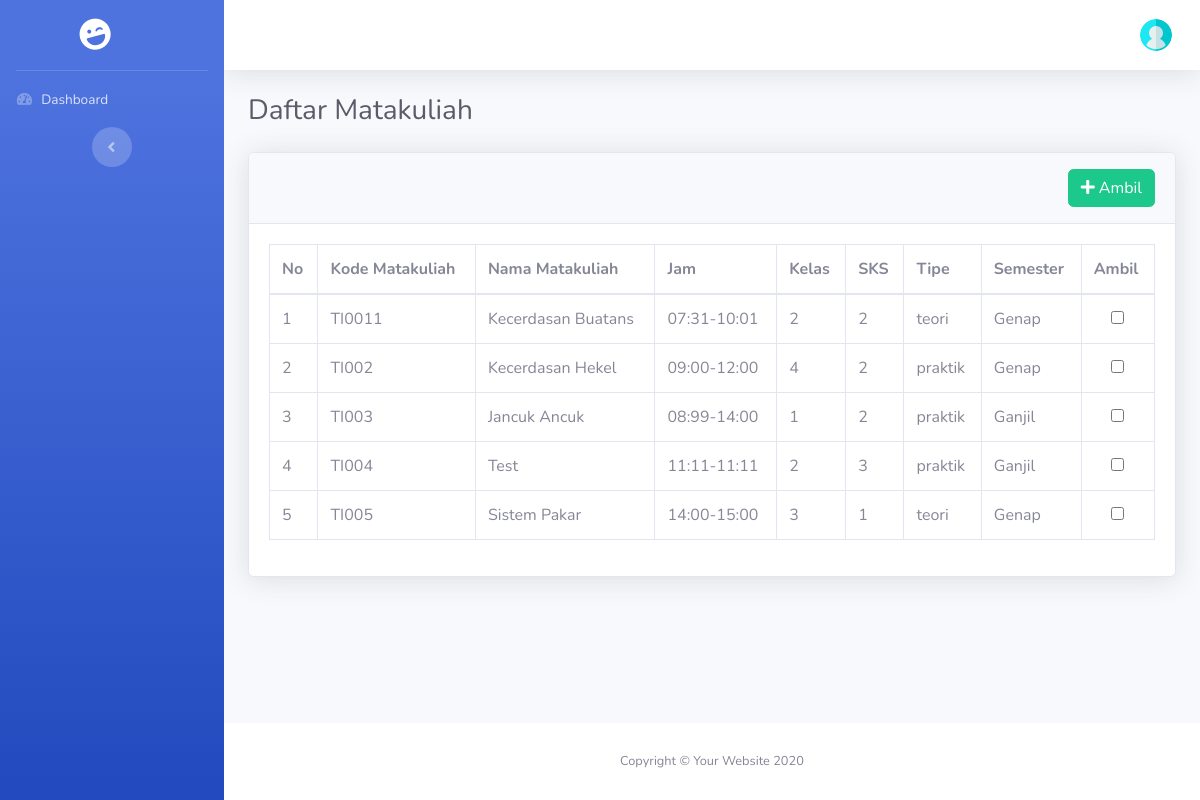
/index.php/mahasiswa/daftar_matakuliah, run on an earlier commit of the app's database.
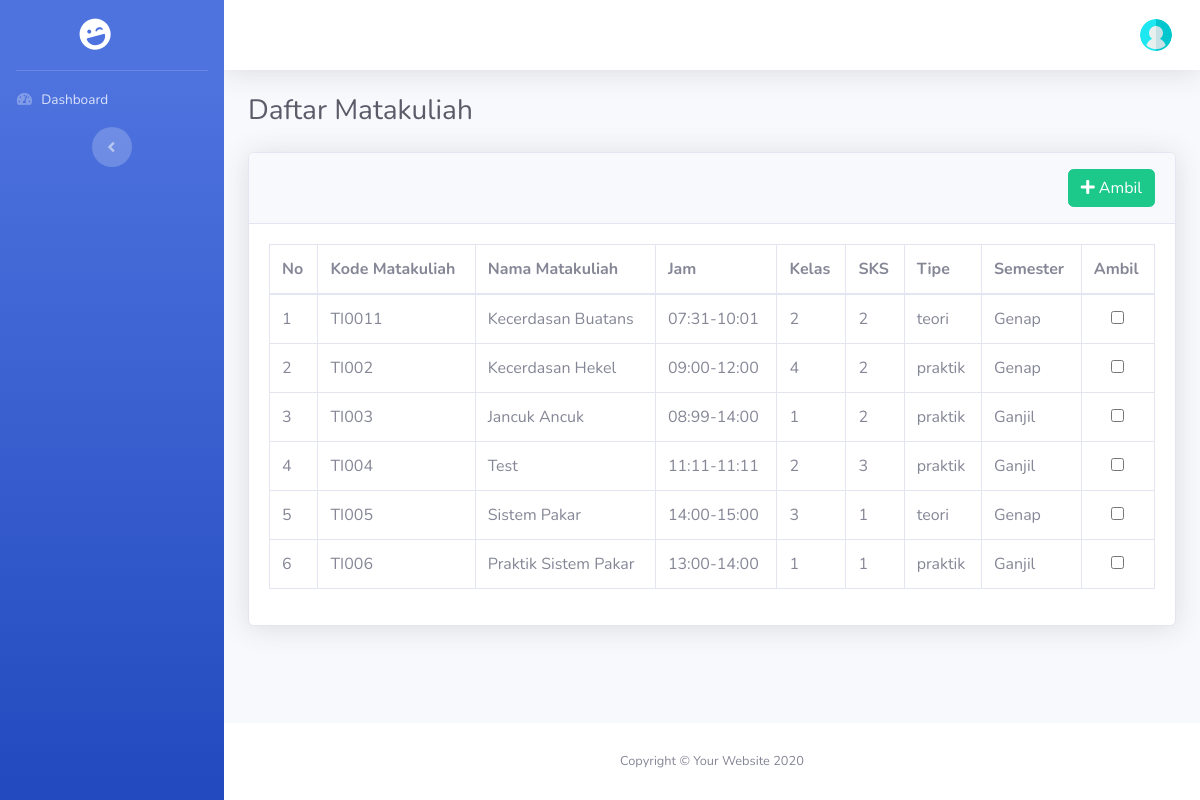
And on a later commit of the database.
### tables this page shows
CREATE TABLE `matakuliah` (
  `id` bigint NOT NULL AUTO_INCREMENT,
  `kode_matkul` varchar(255) NOT NULL,
  `nama` varchar(255) NOT NULL,
  `status` enum('aktif','tidak') NOT NULL,
  `jam_mulai` varchar(20) NOT NULL,
  `jam_selesai` varchar(20) NOT NULL,
  `kelas` int NOT NULL,
  `sks` int NOT NULL,
  `tipe` enum('teori','praktik','praktikum') NOT NULL,
  `semester` enum('ganjil','genap') NOT NULL,
  `id_dosen` bigint DEFAULT NULL,
  PRIMARY KEY (`id`)
);

### application/controllers/Mahasiswa.php (called while the page is built, shortened)
<?php
class Mahasiswa extends CI_Controller
{
    function __construct()
    {
        $this->load->Model('M_mahasiswa','mod');
    }
    public function daftar_matakuliah()
    {
        $data['halaman']    = "Data Matakuliah";
        $data['matkul']     = $this->mod->m_get_matkul_belum_diambil($post);
        $this->load->view('head.php', $data);
        $this->load->view('sidebar.php');
        $this->load->view('header.php');
        $this->load->view('mahasiswa/daftar_matakuliah.php',$data);
        $this->load->view('footer.php');
    }
}

### index.php (called while the page is built, shortened)
<?php
require_once BASEPATH.'core/CodeIgniter.php';

### application/models/M_mahasiswa.php (called while the page is built, shortened)
<?php
Class M_mahasiswa extends CI_Model
{
    public function m_get_matkul_diambil()
    {
        $this->db->select("a.id, b.id AS id_matkul, b.kode_matkul, b.nama, b.jam_mulai, b.jam_selesai, b.kelas, b.sks, b.tipe, b.semester")
            ->from('matakuliah_diambil AS a')
            ->join('matakuliah AS b', 'b.id = a.id_matakuliah', 'left')
            ->where("id_mahasiswa", $this->session->userdata('mhs_id'));
        $query = $this->db->get_compiled_select();
        $data  = $this->db->query($query)->result_array();
        return $data;
    }
    public function m_get_matkul_belum_diambil($id)
    {
        $this->db->select()
                ->from('matakuliah')
                ->where_not_in('id', $id);
        $query = $this->db->get_compiled_select();
        $data  = $this->db->query($query)->result_array();
        return $data;
    }
}

### application/views/mahasiswa/daftar_matakuliah.php (the view)
<div class="container-fluid">
    <h1 class="h3 mb-4 text-gray-800">Daftar Matakuliah</h1>
    <?php echo form_open('mahasiswa/ambil_matkul');?>
        <div class="card shadow mb-4">
            <div class="card-header py-3">
                <button type="submit" class="btn btn-success float-right"><i class="fas fa-plus"></i>&nbsp;Ambil</button>
            </div>
            <div class="card-body">
                <div class="table-responsive">
                    <table class="table table-bordered"  width="100%" cellspacing="0">
                        <thead>
                            <tr>
                                <th>No</th>
                                <th>Kode Matakuliah</th>
                                <th>Nama Matakuliah</th>
                                <th>Jam</th>
                                <th>Kelas</th>
                                <th>SKS</th>
                                <th>Tipe</th>
                                <th>Semester</th>
                                <th>Ambil</th>
                            </tr>
                        </thead>
                        <tbody>
                            <?php
                                $i = 1;
                                foreach($matkul as $mat):?>
                                <tr>
                                    <td><?php echo $i;?></td>
                                    <td><?php echo $mat['kode_matkul'];?></td>
                                    <td><?php echo $mat['nama'];?></td>
                                    <td><?php echo $mat['jam_mulai']."-".$mat['jam_selesai'];?></td>
                                    <td><?php echo $mat['kelas'];?></td>
                                    <td><?php echo $mat['sks'];?></td>
                                    <td><?php echo $mat['tipe'];?></td>
                                    <td><?php echo ucwords($mat['semester']);?></td>
                                    <td class="text-center"><input type="checkbox" name="matkul_pilih[]" value="<?php echo $mat['id'];?>"></td>
                                </tr>
                            <?php
                                $i++;
                                endforeach;?>
                        </tbody>
                    </table>
                </div>
            </div>
        </div>
    <?php echo form_close();?>
</div>

### application/views/head.php (shortened to what this page needs)
<!DOCTYPE html>
<html lang="en">
<head>
    <link href="<?php echo base_url('assets/')?>vendor/fontawesome-free/css/all.min.css" rel="stylesheet" type="text/css">
    <link rel="stylesheet" href="<?php echo base_url('assets/')?>vendor/jquery-ui/jquery-ui.min.css">
    <link rel="stylesheet" href="<?php echo base_url('assets/')?>vendor/jquery-ui/jquery-ui.theme.min.css">
    <link href="<?php echo base_url('assets/')?>css/sb-admin-2.min.css" rel="stylesheet">
    <link href="<?php echo base_url('assets/')?>css/mycss.css" rel="stylesheet">
</head>
<body id="page-top">
    <div id="wrapper">

### application/views/sidebar.php (shortened to what this page needs)
<ul class="navbar-nav bg-gradient-primary sidebar sidebar-dark accordion" id="accordionSidebar">
    <a class="sidebar-brand d-flex align-items-center justify-content-center" href="index.html">
        <div class="sidebar-brand-icon rotate-n-15">
            <i class="fas fa-laugh-wink"></i>
        </div>
    </a>
    <hr class="sidebar-divider my-0">
    <li class="nav-item <?php if($this->uri->segment(1)=="dashboard"){ echo "active"; }?>">
        <a class="nav-link" href="<?php echo base_url('dashboard')?>">
            <i class="fas fa-fw fa-tachometer-alt"></i>
            <span>Dashboard</span>
        </a>
    </li>
<div class="text-center d-none d-md-inline">
    <button class="rounded-circle border-0" id="sidebarToggle"></button>
</div>
</ul>

### application/views/header.php (shortened to what this page needs)
<div id="content-wrapper" class="d-flex flex-column">
  <div id="content">
    <nav class="navbar navbar-expand navbar-light bg-white topbar mb-4 static-top shadow">
      <ul class="navbar-nav ml-auto">
        <li class="nav-item dropdown no-arrow">
          <a class="nav-link dropdown-toggle" href="#" id="userDropdown" role="button" data-toggle="dropdown" aria-haspopup="true" aria-expanded="false">
            <img class="img-profile rounded-circle" src="<?php echo base_url('assets/img/user.png')?>">
          </a>
        </li>
      </ul>
    </nav>

### application/views/footer.php (shortened to what this page needs)
            </div>
            <footer class="sticky-footer bg-white">
                <div class="container my-auto">
                <div class="copyright text-center my-auto">
                    <span>Copyright &copy; Your Website <?php echo date("Y")?></span>
                </div>
                </div>
            </footer>
        </div>
    </div>
</body>
</html>

What changed in the data, as far as the page shows it:
added matakuliah: kode_matkul "TI006", nama "Praktik Sistem Pakar", jam_mulai "13:00", jam_selesai "14:00", kelas "1", sks "1", tipe "praktik", semester "Ganjil"
